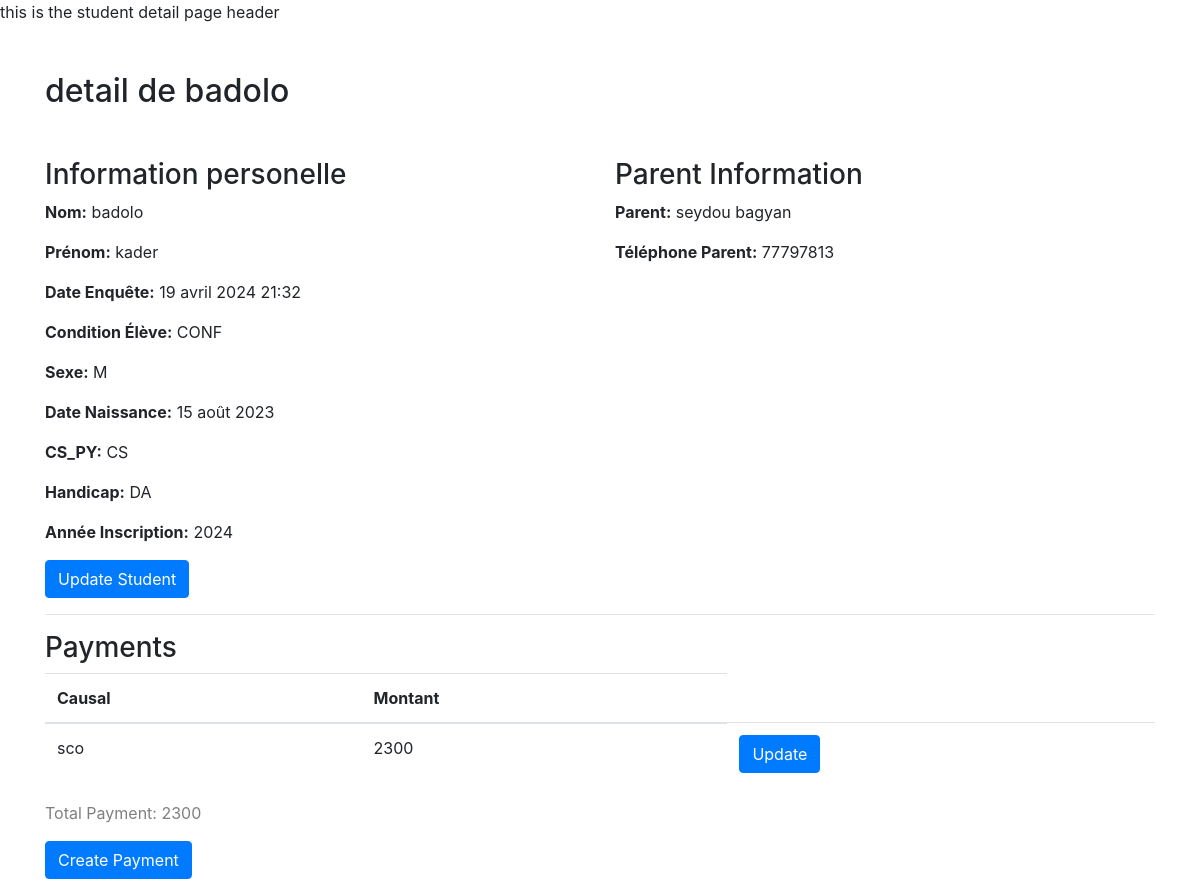
The app's page /homepage/students/1/, older data.
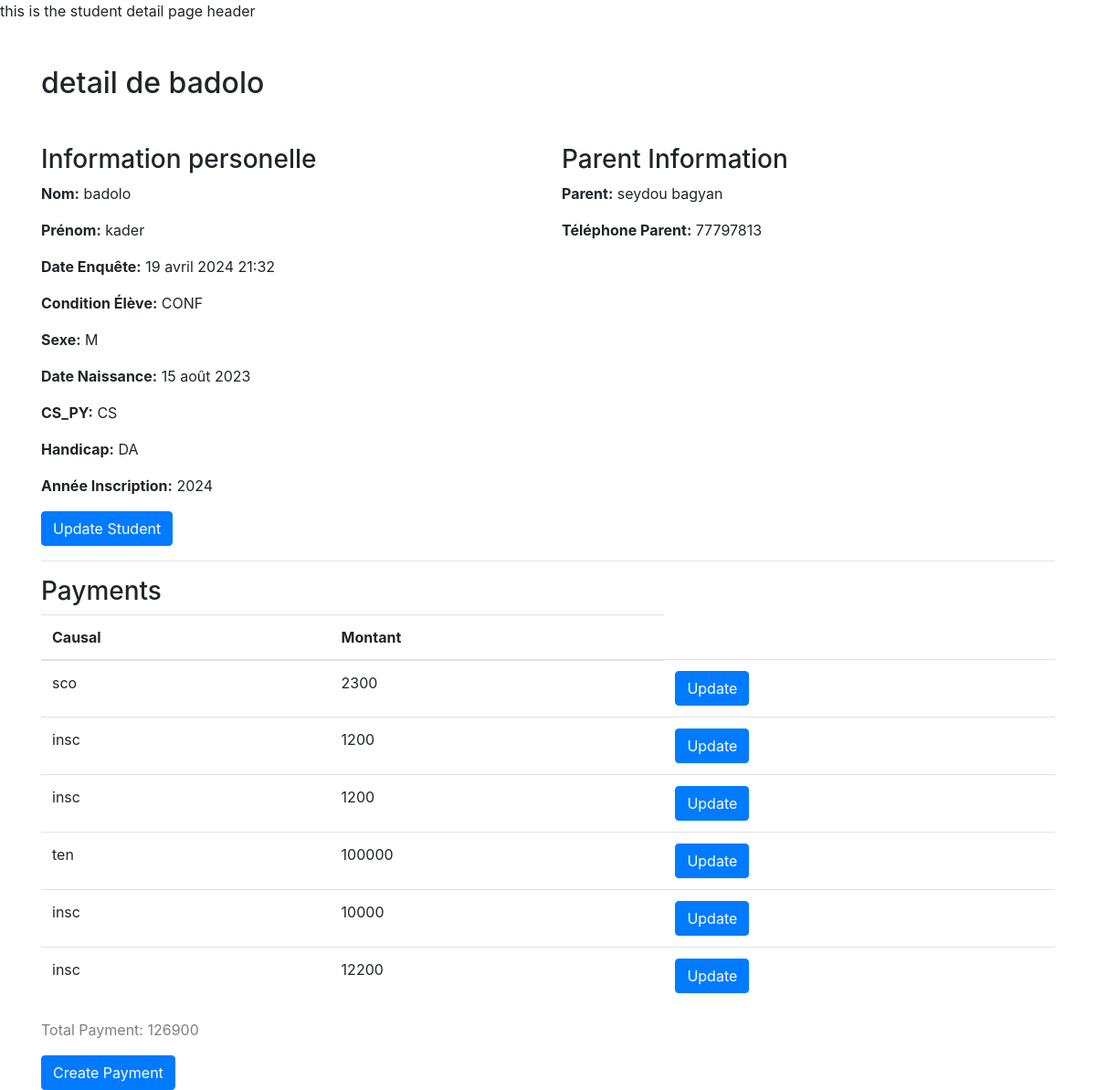
The same page, newer data.
### scuelo/models.py (models this page shows)
class Paiement(models.Model):
    causal = models.CharField(max_length=34, choices=CAUSUAL)
    montant = models.PositiveBigIntegerField()
    date_paiement = models.DateTimeField()
    note_paiement = models.CharField(max_length=200, blank=True)
    eleve_payment = models.ForeignKey(Eleve, on_delete=models.CASCADE,  default=1 )
    class Meta:
        verbose_name = 'Paiement'
        verbose_name_plural = 'Paiements'

### scuelo/views.py (the view, shortened to what this page needs)
# urls.py: path('students/<int:pk>/', StudentDetailView.as_view(), name='student_detail'),
class StudentDetailView(DetailView):
    model = Eleve
    template_name = 'scuelo/eleve_detail.html'
    context_object_name = 'student'
    def get_context_data(self, **kwargs):
        context = super().get_context_data(**kwargs)
        student_id = self.kwargs['pk']
        payments = Paiement.objects.filter(eleve_payment_id=student_id)
        total_payment = payments.aggregate(total=Sum('montant'))['total'] or 0  # Calculate total payment
        context['payments'] = payments
        context['total_payment'] = total_payment  # Add total payment to context
        return context
    '''
        def get_context_data(self, **kwargs):
        context = super().get_context_data(**kwargs)
        student_id = self.kwargs['pk']
        context['payments'] = Paiement.objects.filter(eleve_payment_id=student_id)
        return context
    '''

### scuelo/templates/scuelo/eleve_detail.html (shortened to what this page needs)
{% extends 'layout.html' %}
{% block header %}
 this is the    student detail page  header
{% endblock header %}
{% block content %}
<div class="container">
  <h2 class='mt-5 mb-5'>  detail de   {{ student.nom }} </h2>
  <div class="row">
    <div class="col-md-6">
      <h3>Information personelle</h3>
      <p><strong>Nom:</strong> {{ student.nom }}</p>
      <p><strong>Prénom:</strong> {{ student.prenom }}</p>
      <p><strong>Date Enquête:</strong> {{ student.date_enquete }}</p>
      <p><strong>Condition Élève:</strong> {{ student.condition_eleve }}</p>
      <p><strong>Sexe:</strong> {{ student.sex }}</p>
      <p><strong>Date Naissance:</strong> {{ student.date_naissance }}</p>
      <p><strong>CS_PY:</strong> {{ student.cs_py }}</p>
      <p><strong>Handicap:</strong> {{ student.hand }}</p>
      <p><strong>Année Inscription:</strong> {{ student.annee_inscr }}</p>
    </div>
    <div class="col-md-6">
      <h3>Parent Information</h3>
      <p><strong>Parent:</strong> {{ student.parent }}</p>
      <p><strong>Téléphone Parent:</strong> {{ student.tel_parent }}</p>
    </div>
  </div>
  <a href="{% url 'student_update' pk=student.pk %}" class="btn btn-primary">Update Student</a>
  <hr>
  <h3>Payments</h3>
  <table class="table">
    <thead>
      <tr>
        <th>Causal</th>
        <th>Montant</th>
      </tr>
    </thead>
    <tbody>
      {% for payment in payments %}
      <tr>
        <td>{{ payment.causal }}</td>
        <td>{{ payment.montant }}</td>
        <td>
          <a href="{% url 'update_payment' payment.pk %}" class="btn btn-primary">Update</a>
      </td>
      </tr>
      {% empty %}
      <tr>
        <td colspan="2">No payments found.</td>
      </tr>
      {% endfor %}
    </tbody>
  </table>
  <p class="text-black-50">Total Payment: {{ total_payment }}</p>
  <a href="{% url 'create_payment' student.pk %}" class="btn btn-primary">Create Payment</a>
</div>
{% endblock %}

Row changes from the older to the newer data that the page shows:
added Paiement: causal "insc", montant "1200"
added Paiement: causal "insc", montant "1200"
added Paiement: causal "ten", montant "100000"
added Paiement: causal "insc", montant "10000"
added Paiement: causal "insc", montant "12200"
Text that changed along with them:
{{ total_payment }}: "2300" → "126900"
